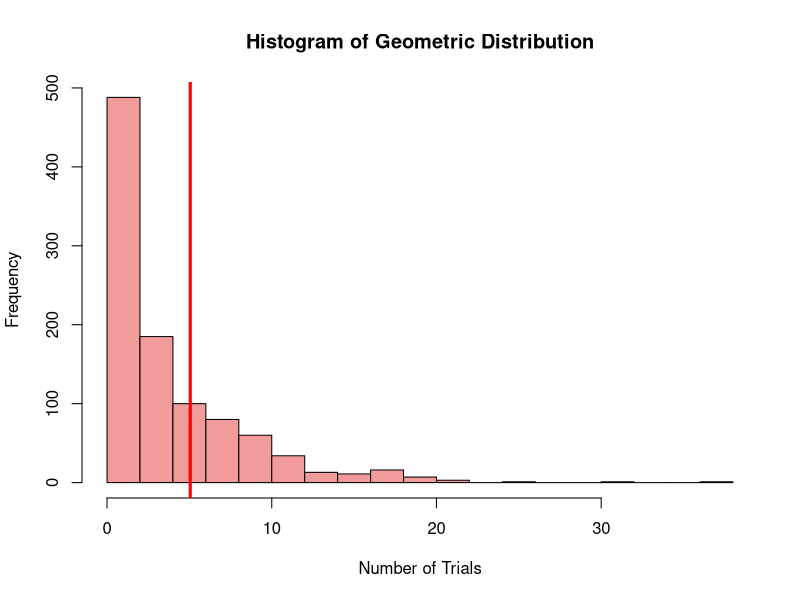
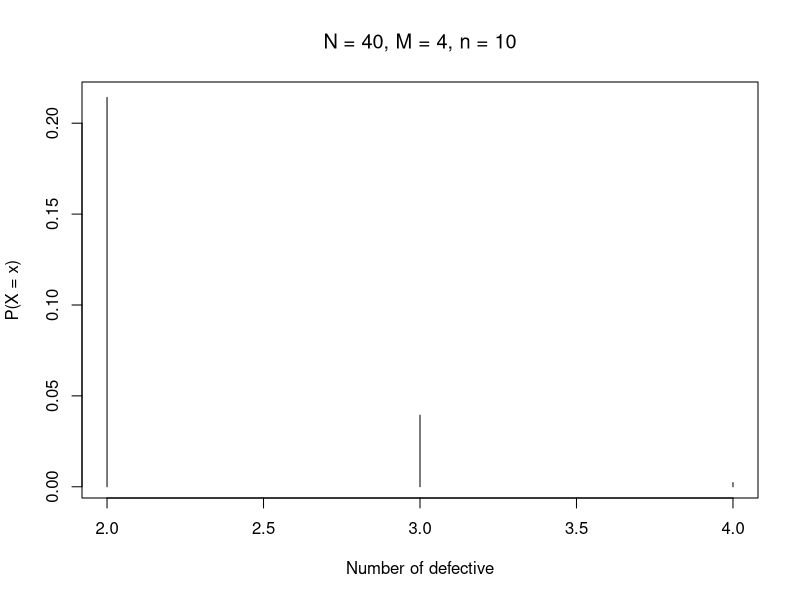
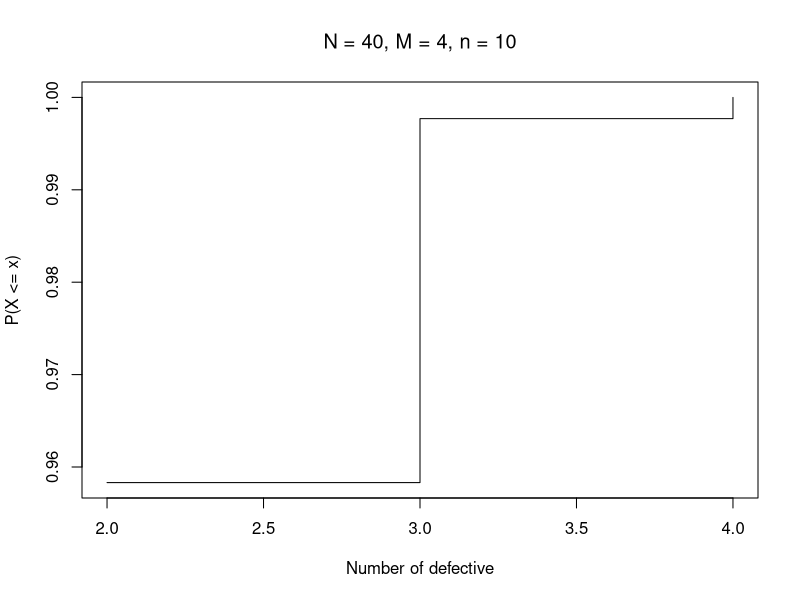
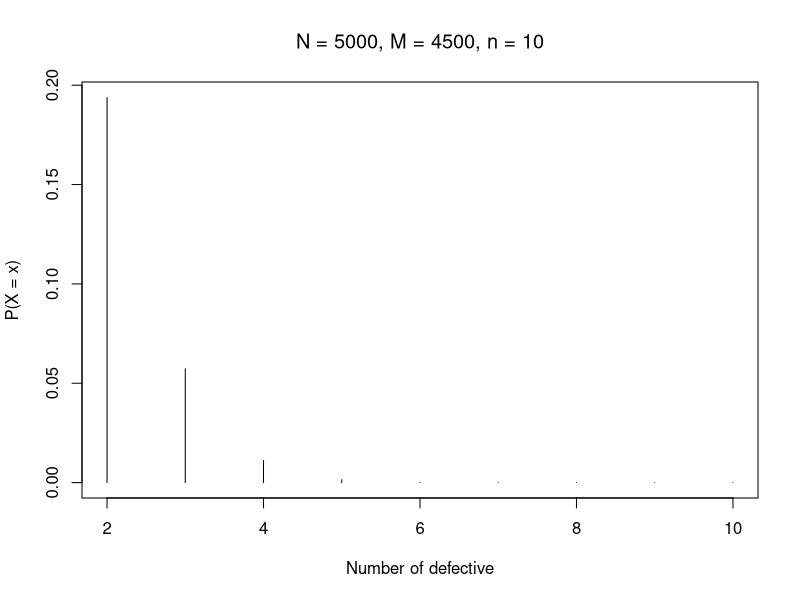
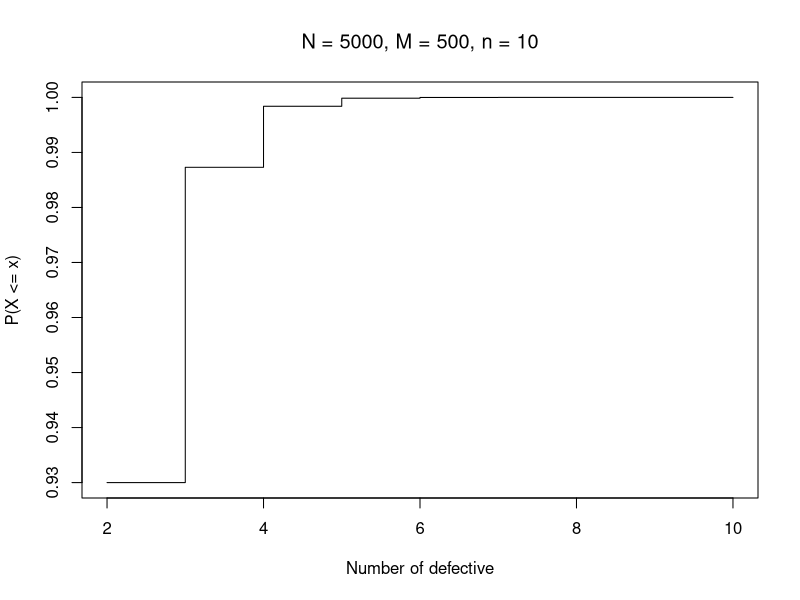

The R source for these figures, in order:
## ---- chunk 1
knitr::opts_chunk$set(echo = TRUE)
## ---- chunk 2
 p <- 0.2
## ---- chunk 3
 n <- 1000 
 k <- rgeom(n, p)
## ---- chunk 4
 tofirstsuccess <- k+1
 mean_x <- mean(tofirstsuccess)
 var_x <- var(tofirstsuccess)
 sd_x <- sd(tofirstsuccess)
## ---- chunk 5
 cat("Number of trials required to achieve first success:",k,"\n")
 cat("Mean (in 2 decimal places): ", sprintf("%.2f", mean_x), "\n", sep="")
 cat("Variance (in 2 decimal places): ", sprintf("%.2f", var_x), "\n", sep="")
 cat("Standard deviation ( in 2 decimal places): ", sprintf("%.2f", sd_x), "\n", sep="")
## ---- chunk 6
hist(k, breaks = 20, col = "#f29b9b", main = "Histogram of Geometric Distribution", xlab = "Number of Trials", ylab = "Frequency")
abline(v = mean_x, col='red', lwd = 3)
## ---- chunk 7
x <- 2:4
k <- dhyper(x, 4, 36, 10)
k
sum(k)
plot(x, dhyper(x, 4, 36, 10),
xlab = "Number of defective", type = "h",
ylab = "P(X = x)",
main = "N = 40, M = 4, n = 10", font.main = 1)
phyper(4, 4, 36, 10)

plot(x, phyper(x, 4, 36, 10),
xlab = "Number of defective", type = "s",
ylab = "P(X <= x)",
main = "N = 40, M = 4, n = 10", font.main =1)

## ---- chunk 8

p <- 0.1
N = 5000
n = 10
def_n = N*p
x <- 2:n
k <- dhyper(x, def_n, N-def_n, n)
k
sum(k)

plot(x, k,
xlab = "Number of defective", type = "h",
ylab = "P(X = x)",
main = "N = 5000, M = 4500, n = 10", font.main = 1)
phyper(4, 4, 36, 10)

plot(x, phyper(x, def_n, N-def_n, n),
xlab = "Number of defective", type = "s",
ylab = "P(X <= x)",
main = "N = 5000, M = 500, n = 10", font.main =1)

